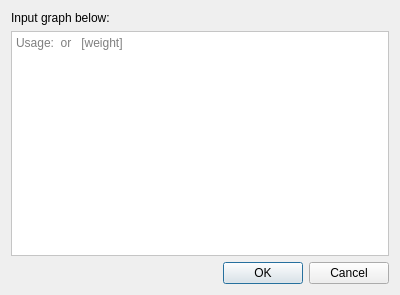
<?xml version="1.0" encoding="UTF-8"?>
<ui version="4.0">
 <class>InsertFromText</class>
 <widget class="QDialog" name="InsertFromText">
  <property name="geometry">
   <rect>
    <x>0</x>
    <y>0</y>
    <width>400</width>
    <height>295</height>
   </rect>
  </property>
  <property name="windowTitle">
   <string>Dialog</string>
  </property>
  <layout class="QVBoxLayout" name="verticalLayout">
   <item>
    <widget class="QLabel" name="label">
     <property name="text">
      <string>Input graph below:</string>
     </property>
    </widget>
   </item>
   <item>
    <widget class="QPlainTextEdit" name="plainTextEdit">
     <property name="styleSheet">
      <string notr="true">font: 12pt &quot;Microsoft YaHei Mono&quot;, &quot;Consolas&quot;;
background-color: rgb(255, 255, 255);</string>
     </property>
     <property name="placeholderText">
      <string>Usage: &lt;node&gt; or &lt;first-node&gt; &lt;second-node&gt; [weight]</string>
     </property>
    </widget>
   </item>
   <item>
    <widget class="QDialogButtonBox" name="buttonBox">
     <property name="orientation">
      <enum>Qt::Horizontal</enum>
     </property>
     <property name="standardButtons">
      <set>QDialogButtonBox::Cancel|QDialogButtonBox::Ok</set>
     </property>
    </widget>
   </item>
  </layout>
 </widget>
 <resources/>
 <connections>
  <connection>
   <sender>buttonBox</sender>
   <signal>accepted()</signal>
   <receiver>InsertFromText</receiver>
   <slot>accept()</slot>
   <hints>
    <hint type="sourcelabel">
     <x>248</x>
     <y>254</y>
    </hint>
    <hint type="destinationlabel">
     <x>157</x>
     <y>274</y>
    </hint>
   </hints>
  </connection>
  <connection>
   <sender>buttonBox</sender>
   <signal>rejected()</signal>
   <receiver>InsertFromText</receiver>
   <slot>reject()</slot>
   <hints>
    <hint type="sourcelabel">
     <x>316</x>
     <y>260</y>
    </hint>
    <hint type="destinationlabel">
     <x>286</x>
     <y>274</y>
    </hint>
   </hints>
  </connection>
 </connections>
</ui>
